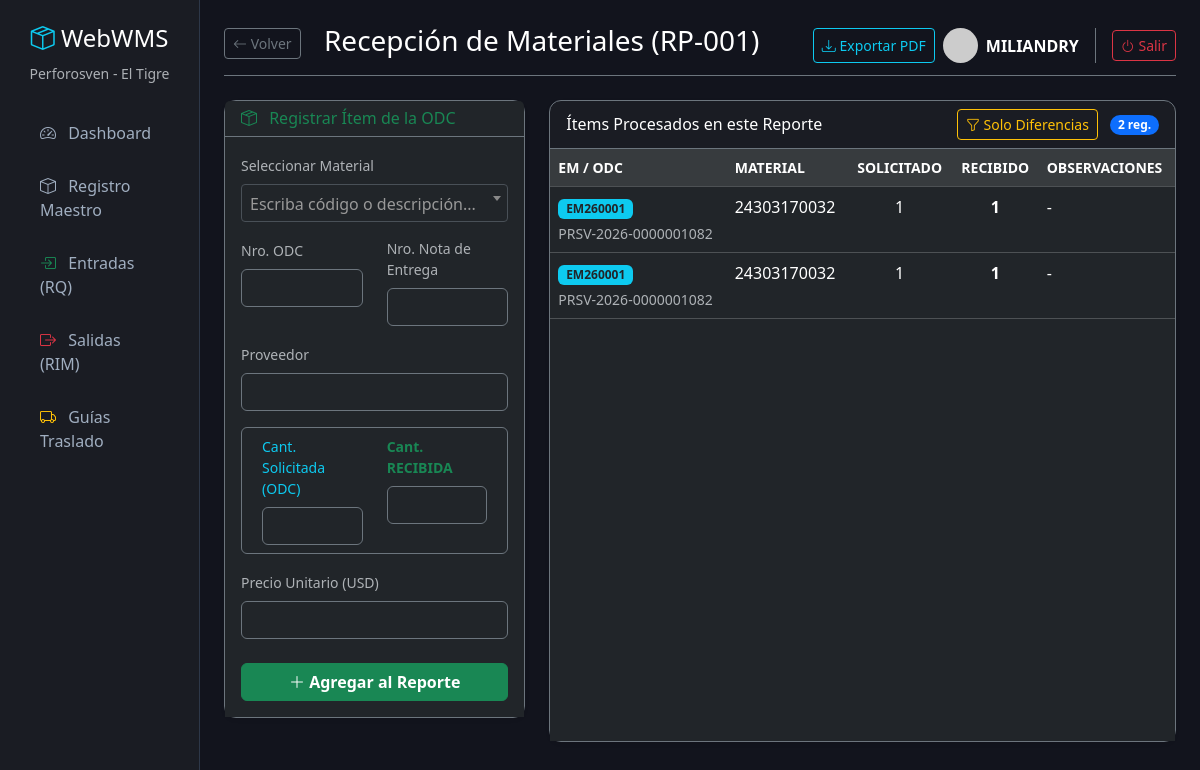
/entradas/1/ (signed in), run on the app's committed database.
### inventario/models.py (models this page shows, shortened)
class ReporteRecepcion(models.Model):
    nro_reporte = models.CharField(max_length=20, unique=True, blank=True, verbose_name="No. Reporte (RP)")
    fecha_recepcion = models.DateField(default=timezone.now, verbose_name="Fecha de Recepción")
    descripcion = models.CharField(max_length=255, blank=True, null=True, verbose_name="Descripción General")
    class Meta:
        verbose_name = "Reporte de Recepción"
        verbose_name_plural = "2. Reportes Diarios (RP)"

class DetalleRecepcion(models.Model):
    reporte = models.ForeignKey(ReporteRecepcion, on_delete=models.CASCADE, verbose_name="Reporte (RP)")
    material = models.ForeignKey(Material, on_delete=models.CASCADE, verbose_name="Material")
    fecha_recepcion = models.DateField(default=timezone.now, verbose_name="Fecha de Recepción")
    nro_control_entrada = models.CharField(max_length=20, blank=True, verbose_name="Nro. Control (EM/EA)")
    nro_odc = models.CharField(max_length=50, verbose_name="Orden de Compra (ODC)")
    nro_nota_entrega = models.CharField(max_length=50, verbose_name="Nota de Entrega")
    proveedor = models.CharField(max_length=200, verbose_name="Proveedor")
    cantidad_solicitada = models.DecimalField(max_digits=10, decimal_places=2, verbose_name="Cant. Solicitada (ODC)")
    cantidad_recibida = models.DecimalField(max_digits=10, decimal_places=2, verbose_name="Cant. Recibida Física")
    precio_unitario = models.DecimalField(max_digits=12, decimal_places=2, blank=True, null=True, verbose_name="U.P. (USD)")
    observaciones = models.CharField(max_length=255, blank=True, null=True, verbose_name="Observaciones")
    class Meta:
        verbose_name = "Recepción de Material"
        verbose_name_plural = "Control de Entradas"

class Material(models.Model):
    TIPO_CHOICES = [
        ('MATERIAL', 'MATERIAL'),
        ('ACTIVOS', 'ACTIVOS'),
        ('DIRECTO AL GASTO', 'DIRECTO AL GASTO'),
    ]
    codigo = models.CharField(max_length=50, unique=True, verbose_name="Código Material")
    descripcion = models.CharField(max_length=255, verbose_name="Descripción del Material")
    tipo = models.CharField(max_length=20, choices=TIPO_CHOICES, default='MATERIAL', verbose_name="Tipo de Material")
    nro_parte = models.CharField(max_length=100, blank=True, null=True, verbose_name="Número de Parte")
    unidad_medida = models.CharField(max_length=20, verbose_name="U.M.")
    ubicacion = models.CharField(max_length=100, blank=True, null=True, verbose_name="Ubicación")
    stock_actual = models.DecimalField(max_digits=10, decimal_places=2, default=0, verbose_name="Stock Actual")
    def __str__(self):
        return f"[{self.tipo}] {self.codigo} - {self.descripcion}"
    class Meta:
        verbose_name = "Material"
        verbose_name_plural = "1. Registro Maestro"

### inventario/views.py (the view)
# urls.py: path('entradas/<int:reporte_id>/', views.detalle_recepcion, name='detalle_recepcion'),
@login_required(login_url='login')
def detalle_recepcion(request, reporte_id):
    reporte = get_object_or_404(ReporteRecepcion, id=reporte_id)
    filtro_activo = request.GET.get('filtro')
    if filtro_activo == 'diferencias':
        from django.db.models import F
        items = DetalleRecepcion.objects.filter(reporte=reporte).exclude(cantidad_solicitada=F('cantidad_recibida')).order_by('-id')
    else:
        items = DetalleRecepcion.objects.filter(reporte=reporte).order_by('-id')
    if request.method == 'POST':
        form = DetalleRecepcionForm(request.POST)
        if form.is_valid():
            nuevo_item = form.save(commit=False)
            nuevo_item.reporte = reporte
            nuevo_item.save()
            return redirect('detalle_recepcion', reporte_id=reporte.id)
    else:
        form = DetalleRecepcionForm()
    contexto = {
        'reporte': reporte,
        'items': items,
        'form': form,
        'filtro_activo': filtro_activo # Pasamos esto al HTML para saber si el botón está encendido
    }
    return render(request, 'inventario/detalle_recepcion.html', contexto)

### inventario/templates/inventario/detalle_recepcion.html (shortened to what this page needs)
{% extends 'inventario/base.html' %}
{% block header %}
    <a href="{% url 'lista_entradas' %}" class="btn btn-sm btn-outline-secondary me-3"><i class="bi bi-arrow-left"></i> Volver</a>
    Recepción de Materiales ({{ reporte.nro_reporte }})
{% endblock %}
{% block content %}
<div class="row">
    <div class="col-md-4 mb-4">
        <div class="card shadow-sm border-secondary h-100">
            <div class="card-header bg-dark border-secondary">
                <h6 class="mb-0 text-success"><i class="bi bi-box-seam me-2"></i> Registrar Ítem de la ODC</h6>
            </div>
            <div class="card-body bg-dark">
                <form method="POST">
                    <div class="mb-3">
                        <label class="form-label text-muted small">Seleccionar Material</label>
                    </div>
                    <div class="row">
                        <div class="col-6 mb-3">
                            <label class="form-label text-muted small">Nro. ODC</label>
                            {{ form.nro_odc }}
                        </div>
                        <div class="col-6 mb-3">
                            <label class="form-label text-muted small">Nro. Nota de Entrega</label>
                            {{ form.nro_nota_entrega }}
                        </div>
                    </div>
                    <div class="mb-3">
                        <label class="form-label text-muted small">Proveedor</label>
                        {{ form.proveedor }}
                    </div>
                    <div class="row bg-dark border border-secondary p-2 rounded mb-3 mx-0">
                        <div class="col-6">
                            <label class="form-label text-info small">Cant. Solicitada (ODC)</label>
                            {{ form.cantidad_solicitada }}
                        </div>
                        <div class="col-6">
                            <label class="form-label text-success small fw-bold">Cant. RECIBIDA</label>
                            {{ form.cantidad_recibida }}
                        </div>
                    </div>
                    <div class="mb-4">
                        <label class="form-label text-muted small">Precio Unitario (USD)</label>
                        {{ form.precio_unitario }}
                    </div>
                    <button type="submit" class="btn btn-success w-100 fw-bold">
                        <i class="bi bi-plus-lg"></i> Agregar al Reporte
                    </button>
                </form>
            </div>
        </div>
    </div>
    <div class="col-md-8">
        <div class="card shadow-sm border-secondary h-100">
            <div class="card-header bg-transparent border-secondary d-flex justify-content-between align-items-center">
                <h6 class="mb-0 text-white">Ítems Procesados en este Reporte</h6>
                <div>
                    {% if filtro_activo == 'diferencias' %}
                        <a href="{% url 'detalle_recepcion' reporte.id %}" class="btn btn-sm btn-warning fw-bold text-dark"><i class="bi bi-funnel-fill"></i> Viendo Diferencias (Quitar)</a>
                    {% else %}
                        <a href="?filtro=diferencias" class="btn btn-sm btn-outline-warning"><i class="bi bi-funnel"></i> Solo Diferencias</a>
                    {% endif %}
                    <span class="badge bg-primary rounded-pill ms-2">{{ items|length }} reg.</span>
                </div>
            </div>
            <div class="card-body p-0 bg-dark">
                <div class="table-responsive">
                    <table class="table table-dark table-hover mb-0">
                        <thead class="table-active text-muted small">
                            <tr>
                                <th>EM / ODC</th>
                                <th>MATERIAL</th>
                                <th class="text-center">SOLICITADO</th>
                                <th class="text-center">RECIBIDO</th>
                                <th>OBSERVACIONES</th>
                            </tr>
                        </thead>
                        <tbody>
                            {% for item in items %}
                            <tr class="{% if item.cantidad_solicitada != item.cantidad_recibida %}table-warning text-dark{% endif %}">
                                <td>
                                    <span class="badge bg-info text-dark">{{ item.nro_control_entrada }}</span>
                                    <small class="d-block mt-1 {% if item.cantidad_solicitada != item.cantidad_recibida %}text-dark{% else %}text-muted{% endif %}">{{ item.nro_odc }}</small>
                                </td>
                                <td>{{ item.material.codigo }}</td>
                                <td class="text-center">{{ item.cantidad_solicitada|floatformat:0 }}</td>
                                <td class="text-center fw-bold">{{ item.cantidad_recibida|floatformat:0 }}</td>
                                <td>{{ item.observaciones|default_if_none:"-" }}</td>
                            </tr>
                            {% empty %}
                            <tr>
                                <td colspan="5" class="text-center py-5 text-muted">No hay materiales con este filtro.</td>
                            </tr>
                            {% endfor %}
                        </tbody>
                    </table>
                </div>
            </div>
        </div>
    </div>
</div>
<link href="https://cdn.jsdelivr.net/npm/select2@4.1.0-rc.0/dist/css/select2.min.css" rel="stylesheet" />
{% endblock %}

### inventario/templates/inventario/base.html (shortened to what this page needs)
<!DOCTYPE html>
<html lang="es" data-bs-theme="dark">
<head>
    <link href="https://cdn.jsdelivr.net/npm/bootstrap@5.3.2/dist/css/bootstrap.min.css" rel="stylesheet">
    <link rel="stylesheet" href="https://cdn.jsdelivr.net/npm/bootstrap-icons@1.11.1/font/bootstrap-icons.css">
</head>
<body>
<div class="container-fluid">
    <div class="row">
        <nav class="col-md-3 col-lg-2 d-md-block sidebar py-4">
            <div class="text-center mb-4">
                <h4 class="text-white"><i class="bi bi-box-seam text-info"></i> WebWMS</h4>
                <small class="text-muted">Perforosven - El Tigre</small>
            </div>
            <ul class="nav flex-column px-2">
                <li class="nav-item">
                    <a class="nav-link" href="{% url 'dashboard' %}"><i class="bi bi-speedometer2 me-2"></i> Dashboard</a>
                </li>
                <li class="nav-item">
                    <a class="nav-link" href="{% url 'lista_materiales' %}"><i class="bi bi-box me-2"></i> Registro Maestro</a>
                </li>
                <li class="nav-item">
                    <a class="nav-link" href="{% url 'lista_entradas' %}">
                        <i class="bi bi-box-arrow-in-right text-success me-2"></i> Entradas (RQ)
                    </a>
                </li>
                <li class="nav-item">
                    <a class="nav-link" href="{% url 'lista_salidas' %}">
                        <i class="bi bi-box-arrow-right text-danger me-2"></i> Salidas (RIM)
                    </a>
                </li>
                <li class="nav-item">
                    <a class="nav-link" href="{% url 'lista_guias' %}">
                        <i class="bi bi-truck text-warning me-2"></i> Guías Traslado
                    </a>
                </li>
            </ul>
        </nav>
        <main class="col-md-9 ms-sm-auto col-lg-10 px-md-4 py-4">
            <div class="d-flex justify-content-between flex-wrap flex-md-nowrap align-items-center pb-2 mb-4 border-bottom border-secondary">
                <h1 class="h3 text-white">{% block header %}Dashboard Analítico{% endblock %}</h1>
                <div class="btn-toolbar mb-2 mb-md-0">
                    <button type="button" class="btn btn-sm btn-outline-info me-2">
                        <i class="bi bi-download"></i> Exportar PDF
                    </button>
                    <div class="btn-toolbar mb-2 mb-md-0 align-items-center">
                    <div class="d-flex align-items-center border-end border-secondary pe-3 me-3">
                        <img src="https://ui-avatars.com/api/?name={{ user.username }}&background=0D8ABC&color=fff" class="rounded-circle me-2" width="35">
                        <span class="text-white fw-bold text-uppercase">{{ user.username }}</span>
                    </div>
                    <form action="{% url 'logout' %}" method="post" class="m-0">
                        <button type="submit" class="btn btn-sm btn-outline-danger">
                            <i class="bi bi-power"></i> Salir
                        </button>
                    </form>
                </div>
                </div>
            </div>
            {% block content %}
            {% endblock %}
        </main>
    </div>
</div>
</body>
</html>

### inventario/templates/inventario/base.html (style rules this page uses)
body { background-color: #12141d; color: #a0aec0; }
.sidebar { height: 100vh; background-color: #1a1c23; border-right: 1px solid #2d3748; }
.nav-link { color: #a0aec0; padding: 12px 20px; border-radius: 8px; margin-bottom: 5px; }
.card { background-color: #1a1c23; border: 1px solid #2d3748; border-radius: 12px; }
.table-dark { background-color: #1a1c23; }

### data on the page
ReporteRecepcion: nro_reporte "RP-001"
DetalleRecepcion: nro_control_entrada "EM260001", nro_odc "PRSV-2026-0000001082", material.codigo "24303170032", cantidad_solicitada "1", cantidad_recibida "1", observaciones "-"
DetalleRecepcion: nro_control_entrada "EM260001", nro_odc "PRSV-2026-0000001082", material.codigo "24303170032", cantidad_solicitada "1", cantidad_recibida "1", observaciones "-"

### other printed values
{{ user.username }} "MILIANDRY"
{{ items|length }} "2"
